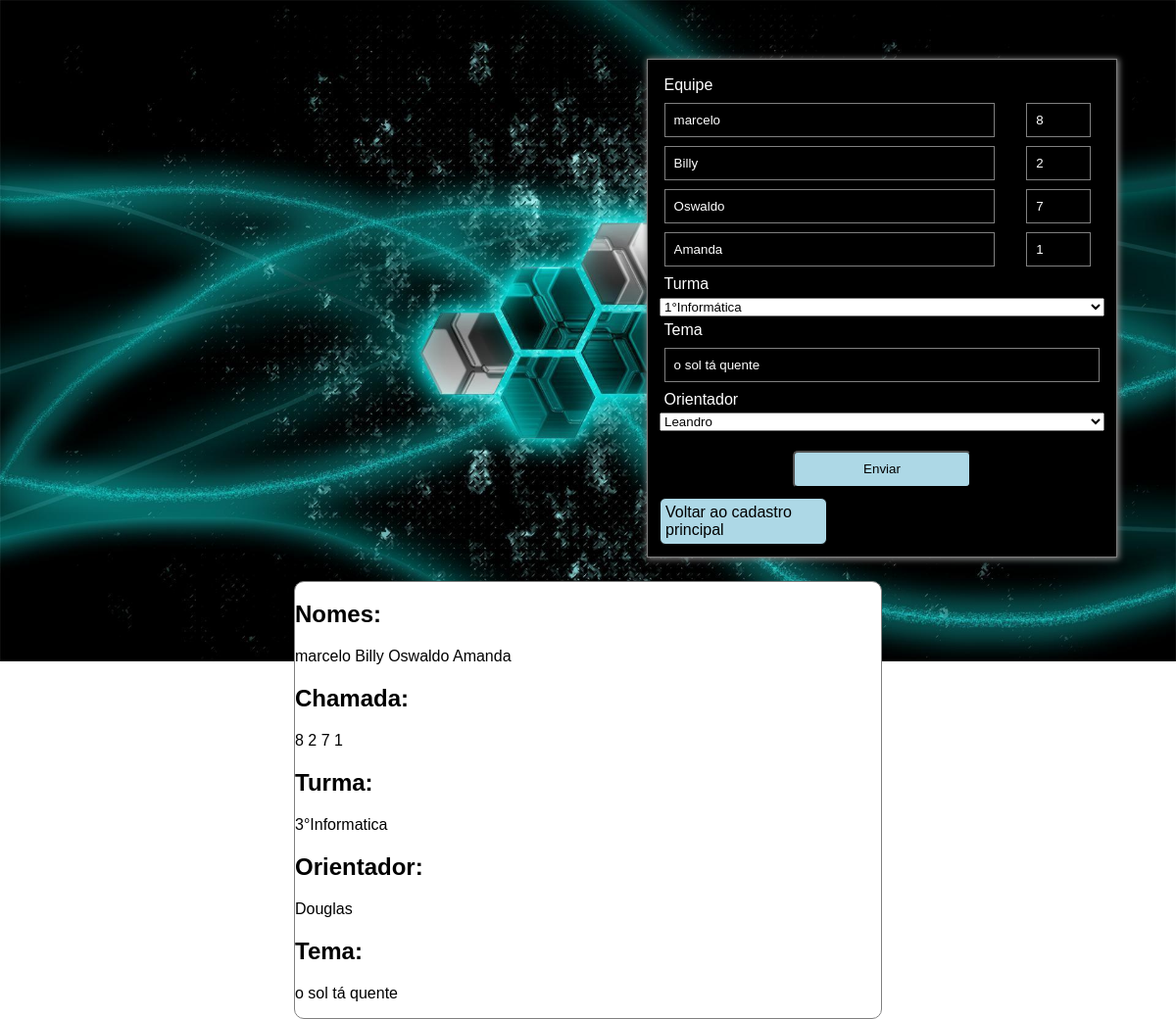
Page /comp/editarciencia.php?id=3 on the committed database.
### tables this page shows
CREATE TABLE `ciencia` (
  `id` int(11) NOT NULL AUTO_INCREMENT,
  `nome` varchar(120) NOT NULL,
  `chamada` varchar(5) NOT NULL,
  `nome2` varchar(120) NOT NULL,
  `chamada2` varchar(5) NOT NULL,
  `nome3` varchar(120) NOT NULL,
  `chamada3` varchar(5) NOT NULL,
  `nome4` varchar(120) NOT NULL,
  `chamada4` varchar(5) NOT NULL,
  `turma` varchar(45) NOT NULL,
  `tema` varchar(150) NOT NULL,
  `orientador` varchar(45) NOT NULL,
  PRIMARY KEY (`id`)
);

### comp/editarciencia.php (the view, shortened to what this page needs)
<?php
    include("../conect.php");
    if(!isset($_GET["id"])){
        header("Location:../cadastro.php");
        exit;
    }else{
        $id = filter_input(INPUT_GET,"id", FILTER_DEFAULT);
        $selecionar = "SELECT * FROM ciencia WHERE id=:id";
        try{
            $resultado = $conect -> prepare($selecionar);
            $resultado -> bindParam(":id",$id,PDO::PARAM_INT);
            $resultado -> execute();
            $contar = $resultado -> rowCount();
            if($contar > 0){
                while($mostrar = $resultado -> FETCH(PDO::FETCH_OBJ)){
                    $nomeRetornado = $mostrar -> nome;
                    $nome2Retornado = $mostrar -> nome2;
                    $nome3Retornado = $mostrar -> nome3;
                    $nome4Retornado = $mostrar -> nome4;
                    $chamadaRetornado = $mostrar -> chamada;
                    $chamada2Retornado = $mostrar -> chamada2;
                    $chamada3Retornado = $mostrar -> chamada3;
                    $chamada4Retornado = $mostrar -> chamada4;
                    $temaRetornado = $mostrar -> tema;
                    $turmaRetornado = $mostrar -> turma;
                    $oriRetornado = $mostrar -> orientador;
                }
            }else{
                exit;
            }
        }catch(PDOException $erro){
            echo "ERRO EDITAR: " . $erro -> getMessage();
        }
    }
?>
<!DOCTYPE html>
<html lang="pt_br">
<head>
    <link rel="stylesheet" href="editarciencia.css">
</head>
<body>
    <form method="POST" text="#fff">
        <label for="equipe">Equipe</label>
        <div>
            <input class="name" type="text" name="nome" placeholder="Nome..." required="" value="<?php echo $nomeRetornado?>">
            <input class="nmr" type="text" name="chamada" placeholder="N°..." required="" value="<?php echo $chamadaRetornado?>">
            <input class="name" type="text" name="nome2" placeholder="Nome..." required="" value="<?php echo $nome2Retornado?>">
            <input class="nmr" type="text" name="chamada2" placeholder="N°..." required="" value="<?php echo $chamada2Retornado?>">
            <input class="name" type="text" name="nome3" placeholder="Nome..." required="" value="<?php echo $nome3Retornado?>">
            <input class="nmr" type="text" name="chamada3" placeholder="N°..." required="" value="<?php echo $chamada3Retornado?>">
            <input class="name" type="text" name="nome4" placeholder="Nome..." value="<?php echo $nome4Retornado?>">
            <input class="nmr" type="text" name="chamada4" placeholder="N°..." value="<?php echo $chamada4Retornado?>">
        </div>
        <label for="turma">Turma</label>
        <select name="turma" class="selecao" value="<?php echo $turma?>">
            <option >1°Informática</option>
        </select>
        <label for="tema">Tema</label>
        <input type="text" name="tema" value="<?php echo $temaRetornado?>" required="">
        <label for="orientador" value="<?php echo $oriRetornado?>">Orientador</label>
        <select name="orientador" class="selecao">
            <option value="Leandro">Leandro</option>
        </select>
        <button type="submit" name="btn-update">Enviar</button>
<a href="../adm/cadastroADM.php">Voltar ao cadastro principal</a>
    </form>
    <section class="dados">
<h2>Nomes:</h2>
<p><?php echo $nomeRetornado ?> <?php echo $nome2Retornado ?> <?php echo $nome3Retornado ?> <?php echo $nome4Retornado ?></p>
<h2>Chamada:</h2>
<p><?php echo $chamadaRetornado ?> <?php echo $chamada2Retornado ?> <?php echo $chamada3Retornado ?> <?php echo $chamada4Retornado ?></p>
<h2>Turma:</h2>
<p><?php echo $turmaRetornado ?></p>
<h2>Orientador:</h2>
<p><?php echo $oriRetornado ?></p>
<h2>Tema:</h2>
<p><?php echo $temaRetornado ?></p>
    </section>
</body>
</html>

### comp/editarciencia.css (style rules this page uses)
body { margin:0; padding:0; box-sizing: border-box; font-family: Arial; outline: 0; Background: url(../img/feira1.jpg); background-repeat: no-repeat; background-size: 100%; background-attachment: fixed; }
form { display:flex; flex-direction: column; margin-top: 5%; margin-right: 5%; margin-left: 55%; border: 1px solid #808080; box-shadow: 1px 1px 6px 1px #808080; background: black; padding: 1%; }
label { margin:1%; color: #fff; }
input { margin: 1%; border: 1px solid #808080; background: black; padding: 2%; color:#fff; }
button { margin-right: 30%; margin-left: 30%; margin-top: 20px; margin-bottom: 10px; border-radius: 5px; cursor: pointer; padding: 2%; background: lightblue; transition: background-color 1s; }
.nmr { padding: 2%; margin-left: 5%; width: 10%; }
.name { width: 70%; }
a { color: #000; background: lightblue; padding: 5px; width: 35%; text-decoration: none; border-radius: 6px; border: 1px solid #000; }

### comp/editarciencia.php (style rules this page uses)
.dados { border: 1px solid #808080; margin-right:25%; margin-left:25%; margin-top: 2%; border-radius:10px; background:#fff; }

### rows in the picture
ciencia: nome "marcelo", chamada "8", nome2 "Billy", chamada2 "2", nome3 "Oswaldo", chamada3 "7", nome4 "Amanda", chamada4 "1", tema "o sol tá quente", turma "3°Informatica", orientador "Douglas"
